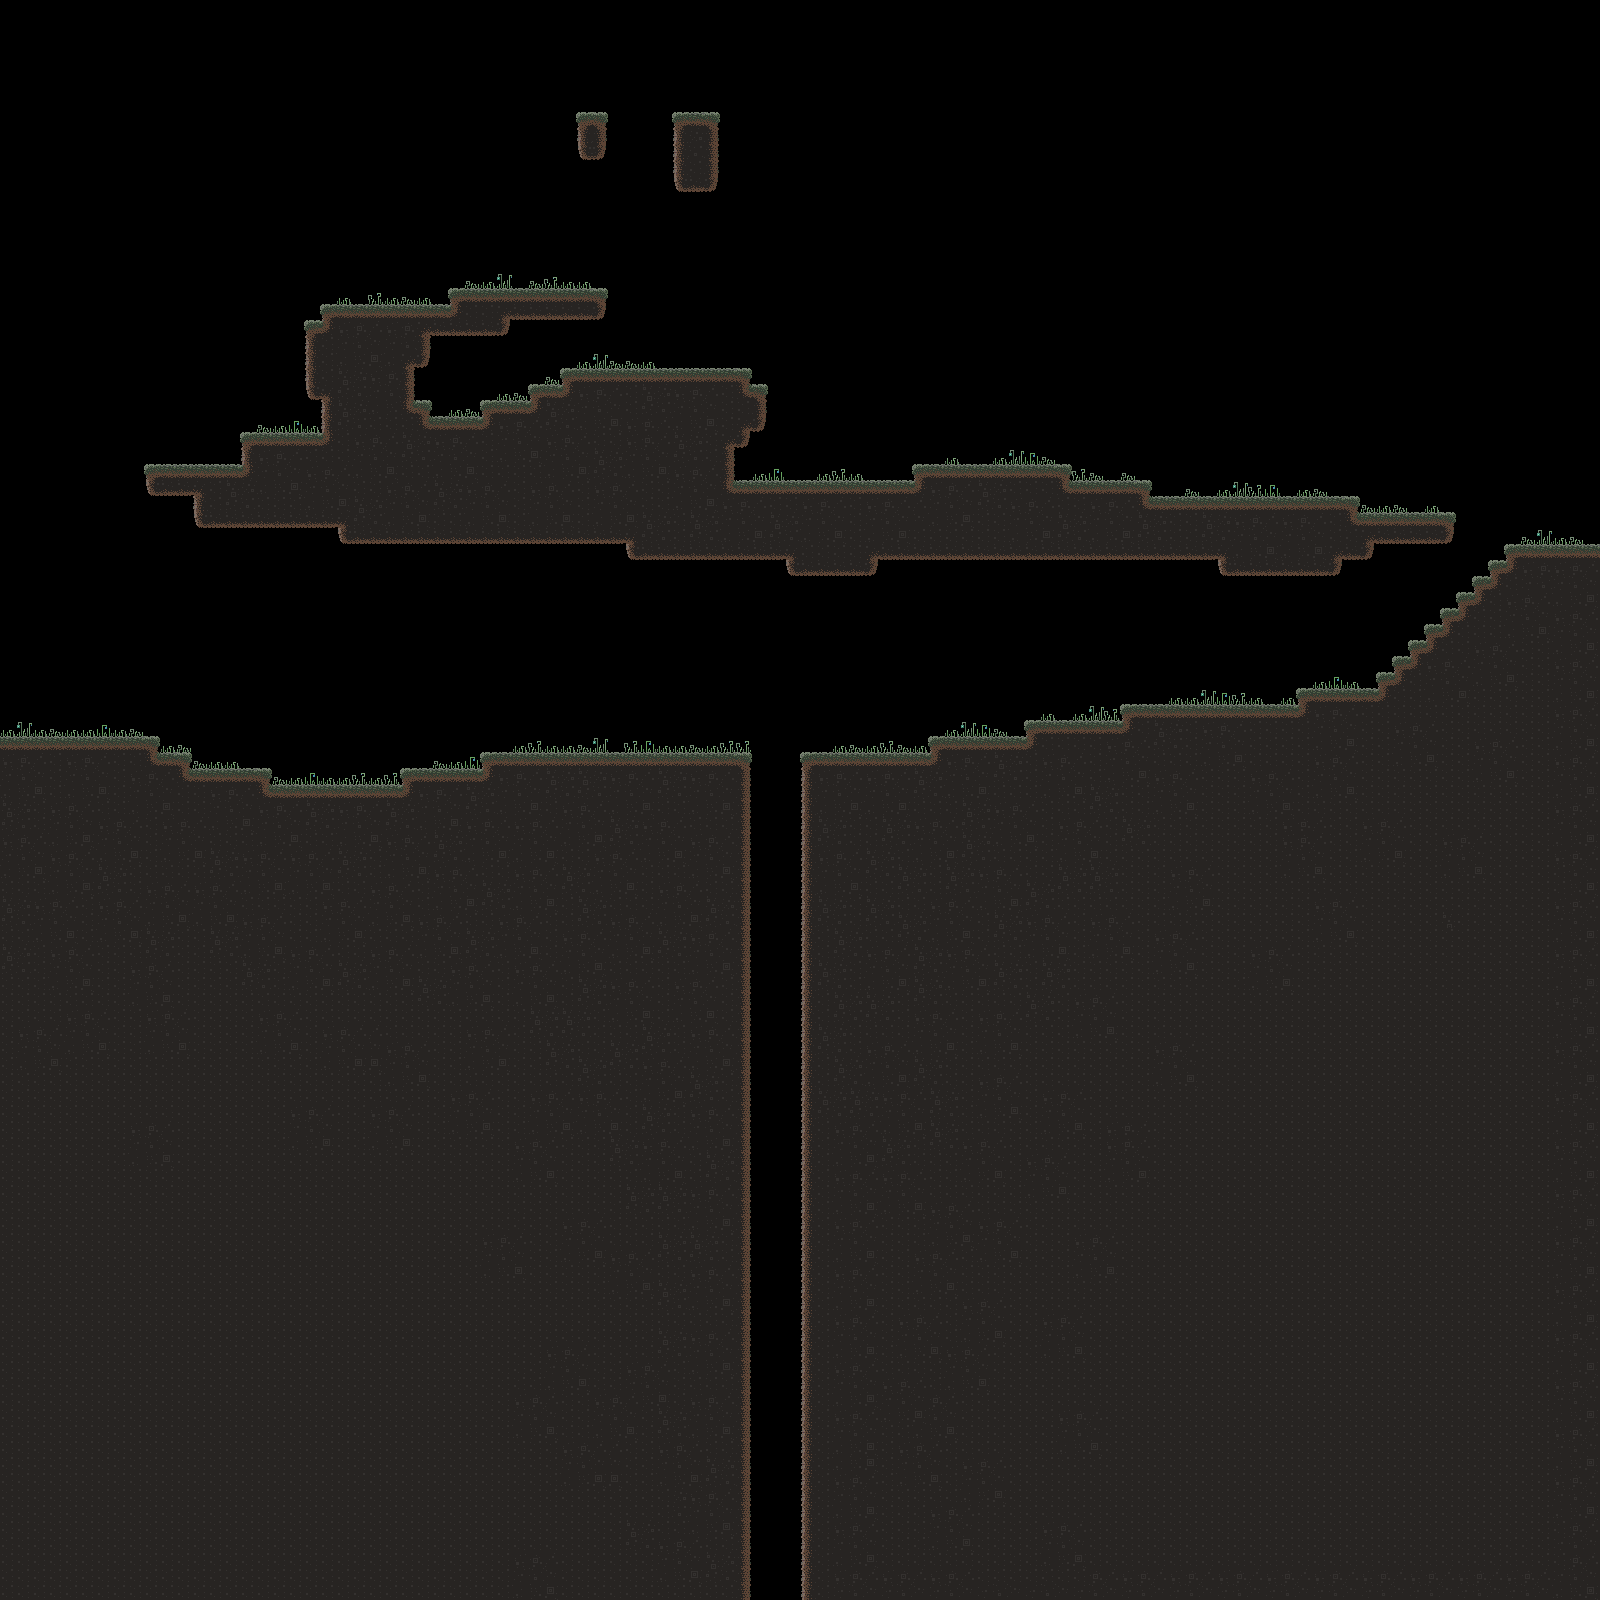

A 2D game scene composited from a Tiled map and its tileset images. What follows is a short description and the map's XML, with each tile layer's data collapsed to a summary:
An orthogonal 100x100 tile map with 16x16 px tiles, 2 tile layers (Vines, Tile Layer 1).

<map version="1.0" orientation="orthogonal" renderorder="right-down" width="100" height="100" tilewidth="16" tileheight="16" nextobjectid="1">
 <tileset firstgid="1" name="sprite_earth" tilewidth="16" tileheight="16" tilecount="100">
  <image source="sprite_earth.png" width="160" height="160" />
  <terraintypes>
   <terrain name="Earth" tile="0" />
  </terraintypes>
  <tile id="0" terrain=",,,0" />
  <tile id="1" terrain=",,0,0" />
  <tile id="2" terrain=",,0," />
  <tile id="3" terrain="0,0,0,0" />
  <tile id="4" terrain="0,0,0,0" />
  <tile id="5" terrain="0,0,0,0" />
  <tile id="6" terrain="0,0,0,0" />
  <tile id="7" terrain="0,0,0,0" />
  <tile id="10" terrain=",0,,0" />
  <tile id="11" terrain="0,0,0,0" />
  <tile id="12" terrain="0,,0," />
  <tile id="13" terrain="0,0,0,0" />
  <tile id="14" terrain="0,0,0,0" />
  <tile id="15" terrain="0,0,0,0" />
  <tile id="16" terrain="0,0,0,0" />
  <tile id="17" terrain="0,0,0,0" />
  <tile id="20" terrain=",0,," />
  <tile id="21" terrain="0,0,," />
  <tile id="22" terrain="0,,," />
  <tile id="25" terrain="0,0,0,0" />
  <tile id="26" terrain="0,0,0,0" />
  <tile id="27" terrain="0,0,0,0" />
  <tile id="30" terrain="0,0,,0" />
  <tile id="31" terrain=",0,0,0" />
  <tile id="32" terrain="0,,0,0" />
  <tile id="33" terrain="0,0,0," />
 </tileset>
 <layer name="Vines" width="100" height="100">
  <data>[10000 cells, 0 non-empty, 0 distinct tile ids]</data>
 </layer>
 <layer name="Tile Layer 1" width="100" height="100">
  <data>[10000 cells, 6113 non-empty, 43 distinct tile ids]</data>
 </layer>
</map>
